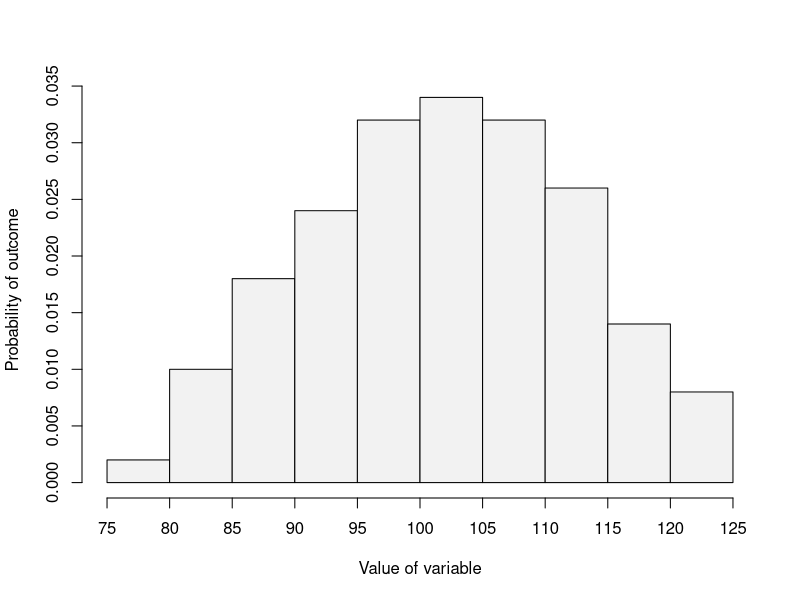
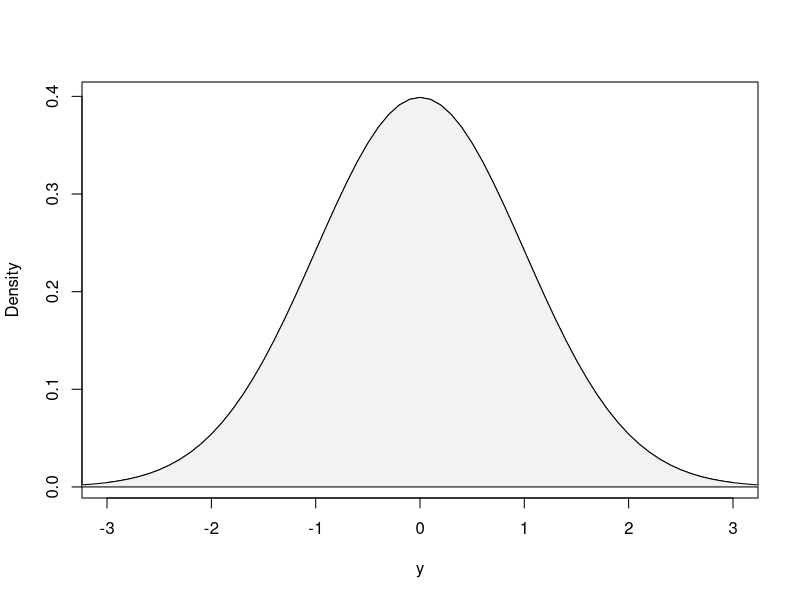
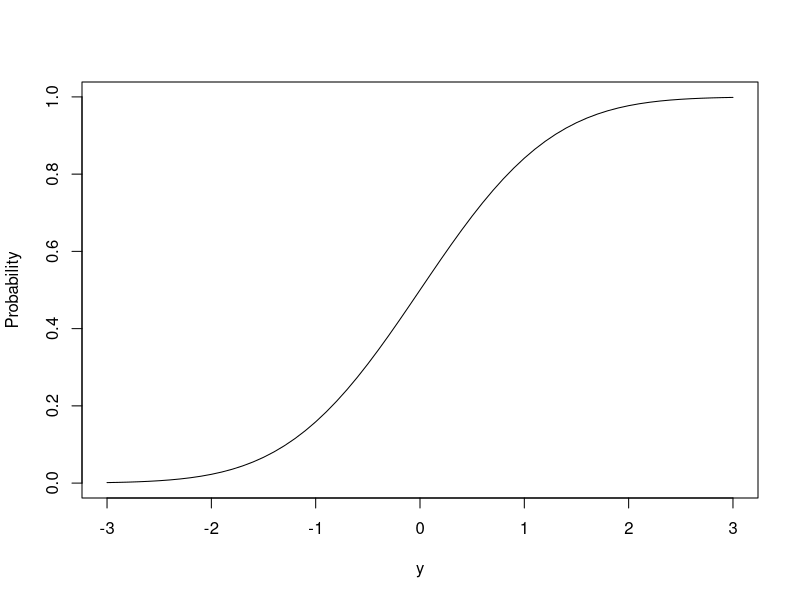
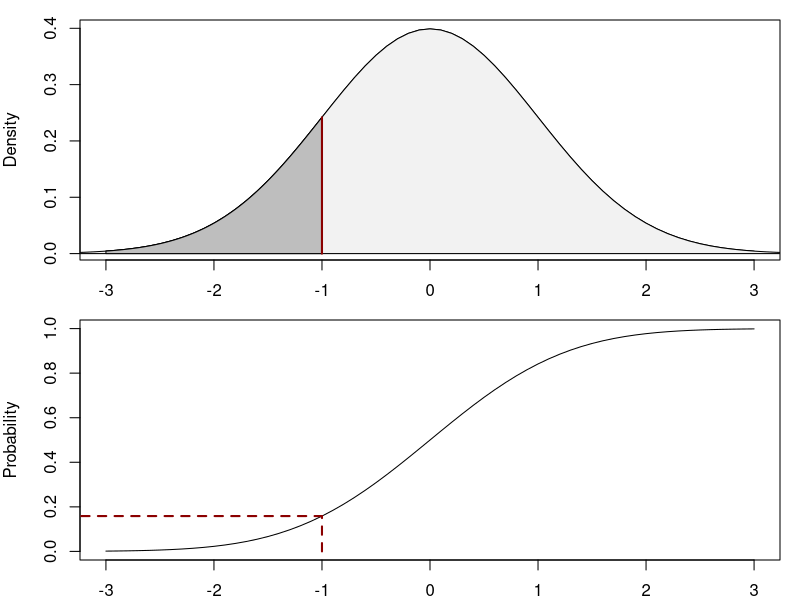
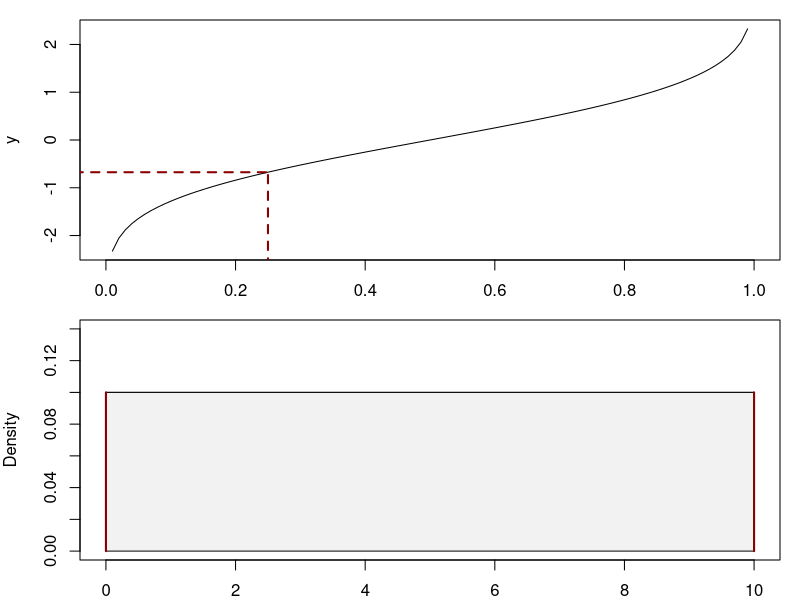
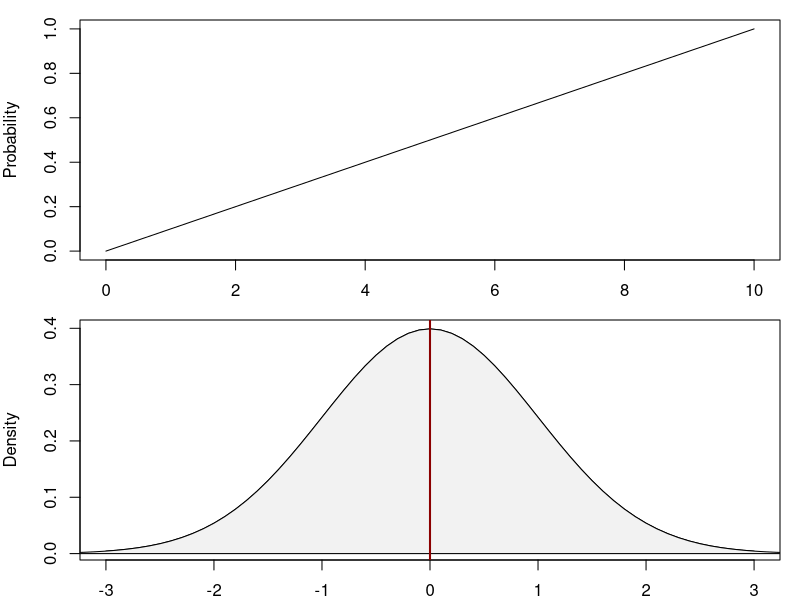

These charts were generated, in order, by the following R code: (Note: this script raises an error after producing the figures.)
## ---- chunk 1
set.seed(41)
yHist <- hist(rnorm(100,100,10), probability=TRUE, main="",
              xlab="Value of variable", ylab="Probability of outcome",
              axes=FALSE, col="grey95")
axis(side=2)
axis(side=1, at=yHist$breaks)
## ---- chunk 2
plot(seq(-3,3,0.1),dnorm(seq(-3,3,0.1)),type="l",ylab="Density",xlab="y",main="")
polygon(c(seq(-5,5,0.1),rev(seq(-5,5,0.1))),
        c(dnorm(seq(-5,5,0.1)), rep(0,length(seq(-5,5,0.1)))), col="grey95")
## ---- chunk 3
plot(seq(-3,3,0.1),pnorm(seq(-3,3,0.1)),type="l",ylab="Probability",xlab="y",main="")
## ---- chunk 4
par(mfcol=c(2,1), mar=c(2,4,1,1))
plot(seq(-3,3,0.1),dnorm(seq(-3,3,0.1)),type="l",ylab="Density",xlab="y",main="")
polygon(c(seq(-5,5,0.1),rev(seq(-5,5,0.1))),
        c(dnorm(seq(-5,5,0.1)), rep(0,length(seq(-5,5,0.1)))), col="grey95")
polygon(c(seq(-3,-1,0.01),rev(seq(-3,-1,0.01))),
        c(dnorm(seq(-3,-1,0.01)), rep(0,length(seq(-3,-1,0.01)))), col="grey")
lines(c(-1,-1),c(0,dnorm(-1)),col="darkred",lwd=2,lty=1)

plot(seq(-3,3,0.1),pnorm(seq(-3,3,0.1)),type="l",ylab="Probability",xlab="y",main="")
lines(c(-1,-1),c(0,pnorm(-1)),col="darkred",lwd=2,lty=2)
lines(c(-4,-1),c(pnorm(-1),pnorm(-1)),col="darkred",lwd=2,lty=2)
## ---- chunk 5
plot(seq(0,1,0.01),qnorm(seq(0,1,0.01)),type="l",ylab="y",xlab="Probability",main="")
lines(c(0.25,0.25),c(-3,qnorm(0.25)),col="darkred",lwd=2,lty=2)
lines(c(-1,0.25),c(qnorm(0.25),qnorm(0.25)),col="darkred",lwd=2,lty=2)
## ---- chunk 6
plot(seq(0,10,0.1),dunif(seq(0,10,0.1),0,10),
     ylab="Density",xlab="y", type="l", ylim=c(0,0.14))
polygon(c(seq(0,10,0.1),rev(seq(0,10,0.1))),
        c(dunif(seq(0,10,0.1),0,10), rep(0,length(seq(0,10,0.1)))), col="grey95")
lines(c(0,0), c(0,0.1), lwd=2, col="darkred")
lines(c(10,10), c(0,0.1), lwd=2, col="darkred")
## ---- chunk 7
plot(seq(0,10,by=0.1),punif(seq(0,10,by=0.1),0,10),
     ylab="Probability",xlab="y", type="l")
## ---- chunk 8
plot(seq(-3,3,0.1),dnorm(seq(-3,3,0.1)),type="l",ylab="Density",xlab="y",main="")
polygon(c(seq(-5,5,0.1),rev(seq(-5,5,0.1))),
        c(dnorm(seq(-5,5,0.1)), rep(0,length(seq(-5,5,0.1)))), col="grey95")
abline(v=0, col="darkred", lwd=2)
text(0.3,0,TeX("$\\mu =0$"), pos=3)
## ---- chunk 9
plot(seq(-3,3,0.1),pnorm(seq(-3,3,0.1)),type="l",ylab="Probability",xlab="y",main="")
## ---- chunk 10
pnorm(q=30, mean=20, sd=10) - pnorm(q=20, mean=20, sd=10)
## ---- chunk 11
plot(seq(-10,50,0.1),pnorm(seq(-10,50,0.1),20,10),type="l",ylab="Density",xlab="y",main="")
lines(c(20,20),c(0,pnorm(20,20,10)), lty=2)
lines(c(-20,20),rep(pnorm(20,20,10),2), lty=2)
text(-9,pnorm(20,20,10), pnorm(20,20,10), pos=3)
lines(c(30,30),c(0,pnorm(30,20,10)), lty=2)
lines(c(-20,30),rep(pnorm(30,20,10),2), lty=2)
text(-9,pnorm(30,20,10), round(pnorm(30,20,10),3), pos=3)
## ---- chunk 12
plot(seq(-15,55,0.1),dnorm(seq(-15,55,0.1),20,10),type="l",ylab="Density",xlab="y",main="",
     ylim=c(0,0.04), xlim=c(-10,50))
polygon(c(seq(-15,55,0.1),rev(seq(-15,55,0.1))),
        c(dnorm(seq(-15,55,0.1),20,10), rep(0,length(seq(-15,55,0.1)))), col="grey95")
polygon(c(seq(20,30,0.1),rev(seq(20,30,0.1))),
        c(dnorm(seq(20,30,0.1),20,10), rep(0,length(seq(20,30,0.1)))), col="lightgrey")
lines(c(20,20),c(0,dnorm(20,20,10)), lwd=2, col="darkred")
lines(c(30,30),c(0,dnorm(30,20,10)), lwd=2, col="darkred")
text(25,dnorm(25,20,10)/2, round(pnorm(30,20,10)-pnorm(20,20,10),3))
## ---- chunk 13
test <- hist(rbinom(100,100,0.5), breaks=c(0:100), plot=F)
test$density <- dbinom(c(0:100), 100, 0.5)
test$breaks <- test$breaks-0.5
plot(test, xlim=c(30,70), main="", freq=FALSE, ylab="Probability", xlab="y", col="grey95")
lines(seq(30,70,0.1),dnorm(seq(30,70,0.1),50,5), col="darkgreen", lwd=2)
## ---- chunk 14
c(dbinom(41,100,0.5),
  pnorm(41.5,50,5)-pnorm(40.5,50,5)) |>
    setNames(c("Binomial", "Normal"))
## ---- chunk 15
test <- hist(rbinom(100,100,0.5), breaks=c(0:100), plot=F)
test$breaks <- test$breaks-0.5
test$density <- dbinom(c(0:100), 100, 0.5)
par(mfcol=c(1,2))
# First plot
plot(test, xlim=c(30,70),
     main="", freq=FALSE, ylab="Probability", xlab="y", col="grey95")
polygon(c(seq(40.5,41.5,0.1),rev(seq(40.5,41.5,0.1))),
        c(dnorm(seq(40.5,41.5,0.1),50,5), rep(0,length(seq(40.5,41.5,0.1)))), col=rgb(0.8,1,0.8,0.7))
lines(seq(30,70,0.1),dnorm(seq(30,70,0.1),50,5), col="darkgreen", lwd=2)
lines(c(40.5,40.5),c(0,dnorm(40.5,50,5)), lwd=2, col="darkred")
lines(c(41.5,41.5),c(0,dnorm(41.5,50,5)), lwd=2, col="darkred")
#Second plot
plot(test, xlim=c(38,44), ylim=c(0,0.05),
     main="", freq=FALSE, ylab="Probability", xlab="y", col="grey95")
polygon(c(seq(40.5,41.5,0.1),rev(seq(40.5,41.5,0.1))),
        c(dnorm(seq(40.5,41.5,0.1),50,5), rep(0,length(seq(40.5,41.5,0.1)))), col=rgb(0.8,1,0.8,0.7))
lines(seq(30,70,0.1),dnorm(seq(30,70,0.1),50,5), col="darkgreen", lwd=2)
lines(c(40.5,40.5),c(0,dnorm(40.5,50,5)), lwd=2, col="darkred")
lines(c(41.5,41.5),c(0,dnorm(41.5,50,5)), lwd=2, col="darkred")
# lines(c(40.5,41.5)+0.5,rep(dbinom(41,100,0.5),2))
## ---- chunk 16
par(mfrow=c(2,2), mar=c(4,5,1,0))
# Normal
plot(seq(-1.5,1.5,0.01), dnorm(seq(-1.5,1.5,0.01),0,0.5), type="l", xlab="x", ylab="Density")
polygon(c(seq(-1.5,1.5,0.01),rev(seq(-1.5,1.5,0.01))),
        c(dnorm(seq(-1.5,1.5,0.01),0,0.5),rep(0,length(seq(-1.5,1.5,0.01)))),
        col="grey95")
polygon(c(seq(-1.5,0.5,0.01),rev(seq(-1.5,0.5,0.01))),
        c(dnorm(seq(-1.5,0.5,0.01),0,0.5),rep(0,length(seq(-1.5,0.5,0.01)))),
        col="lightgrey")
lines(rep(0.5,2), c(0,dnorm(0.5,0,0.5)), lty=1, lwd=2, col="darkred")
#Empty
plot(dlnorm(exp(seq(-1.5,1.5,0.01)),0,0.5),dnorm(seq(-1.5,1.5,0.01),0,0.5),
     col="white",
     axes=F, xlab="", ylab="",type="l")
# exp(x)
plot(seq(-1.5,1.5,0.01), exp(seq(-1.5,1.5,0.01)), type="l", xlab="x", ylab="y")
lines(rep(0.5,2), c(5,exp(0.5)), lty=2, lwd=2, col="darkred")
lines(c(0.5,2), rep(exp(0.5),2), lty=2, lwd=2, col="darkred")
text(0.9,3,TeX("$y=e^x$"),pos=3)
# Log-Normal
plot(dlnorm(exp(seq(-1.5,1.5,0.01)),0,0.5),exp(seq(-1.5,1.5,0.01)), type="l", xlab="Density", ylab="y")
polygon(c(dlnorm(exp(seq(-1.5,1.5,0.01)),0,0.5),rep(0,length(seq(-1.5,1.5,0.01)))),
        exp(c(seq(-1.5,1.5,0.01),rev(seq(-1.5,1.5,0.01)))),
        col="grey95")
polygon(c(dlnorm(exp(seq(-1.5,0.5,0.01)),0,0.5),rep(0,length(seq(-1.5,0.5,0.01)))),
        exp(c(seq(-1.5,0.5,0.01),rev(seq(-1.5,0.5,0.01)))),
        col="lightgrey")
abline(h=exp(0.5), lty=1, lwd=2, col="darkred")
## ---- chunk 17
plot(seq(0,5,0.01), dlnorm(seq(0,5,0.01),0,0.1), type="l",
     ylab="Density", xlab="t", main="", lwd=2,
     xlim=c(0,4))
lines(seq(0,5,0.01), dlnorm(seq(0,5,0.01),0,0.5), col="darkred", lwd=2)
lines(seq(0,5,0.01), dlnorm(seq(0,5,0.01),0.5,0.1), col="darkblue", lwd=2)
lines(seq(0,5,0.01), dlnorm(seq(0,5,0.01),0.5,0.5), col="purple", lwd=2)
legend("topright", legend=c(TeX("$\\mu=0, \\sigma=0.1$"),TeX("$\\mu=0, \\sigma=0.5$"),TeX("$\\mu=0.5, \\sigma=0.1$"),TeX("$\\mu=0.5, \\sigma=0.5$")),
       lwd=2, col=c("black","darkred","darkblue","purple"))
## ---- chunk 18
plot(seq(0,4,0.1), dexp(seq(0,4,0.1),2), type="l",
     ylab="Density", xlab="t", main="", lwd=2,
     xlim=c(0,3))
lines(seq(0,4,0.1), dexp(seq(0,4,0.1),1), col="darkred", lwd=2)
lines(seq(0,4,0.1), dexp(seq(0,4,0.1),0.5), col="darkblue", lwd=2)
legend("topright", legend=c(TeX("$\\lambda=2$"),TeX("$\\lambda=1$"),TeX("$\\lambda=0.5$")),
       lwd=2, col=c("black","darkred","darkblue"))
## ---- chunk 19
plot(seq(0,4,0.1), pexp(seq(0,4,0.1),2), type="l",
     ylab="Probability", xlab="t", main="", lwd=2,
     xlim=c(0,3))
lines(seq(0,4,0.1), pexp(seq(0,4,0.1),1), col="darkred", lwd=2)
lines(seq(0,4,0.1), pexp(seq(0,4,0.1),0.5), col="darkblue", lwd=2)
legend("topright", legend=c(TeX("$\\lambda=2$"),TeX("$\\lambda=1$"),TeX("$\\lambda=0.5$")),
       lwd=2, col=c("black","darkred","darkblue"))
## ---- chunk 20
pexp(1.5, rate=2)
## ---- chunk 21
plot(seq(0,4,0.1), log(1-pexp(seq(0,4,0.1),2)), type="l",
     ylab="log(1-F(t,2))", xlab="t", main="", lwd=2,
     xlim=c(0,3), ylim=c(-5,0))
# 1.5
lines(c(1.5,1.5),c(-5,log(1-pexp(1.5,2))), lty=2, lwd=2, col="grey")
lines(c(-1,1.5),log(rep(1-pexp(1.5,2),2)), lty=2, lwd=2, col="grey")
# 0.5
lines(c(0.5,0.5),c(-5,log(1-pexp(0.5,2))), lty=2, lwd=2, col="grey")
lines(c(-1,0.5),log(rep(1-pexp(0.5,2),2)), lty=2, lwd=2, col="grey")
# 1
lines(c(1,1),c(-5,log(1-pexp(1,2))), lty=2, lwd=2, col="grey")
lines(c(-1,1),log(rep(1-pexp(1,2),2)), lty=2, lwd=2, col="grey")
